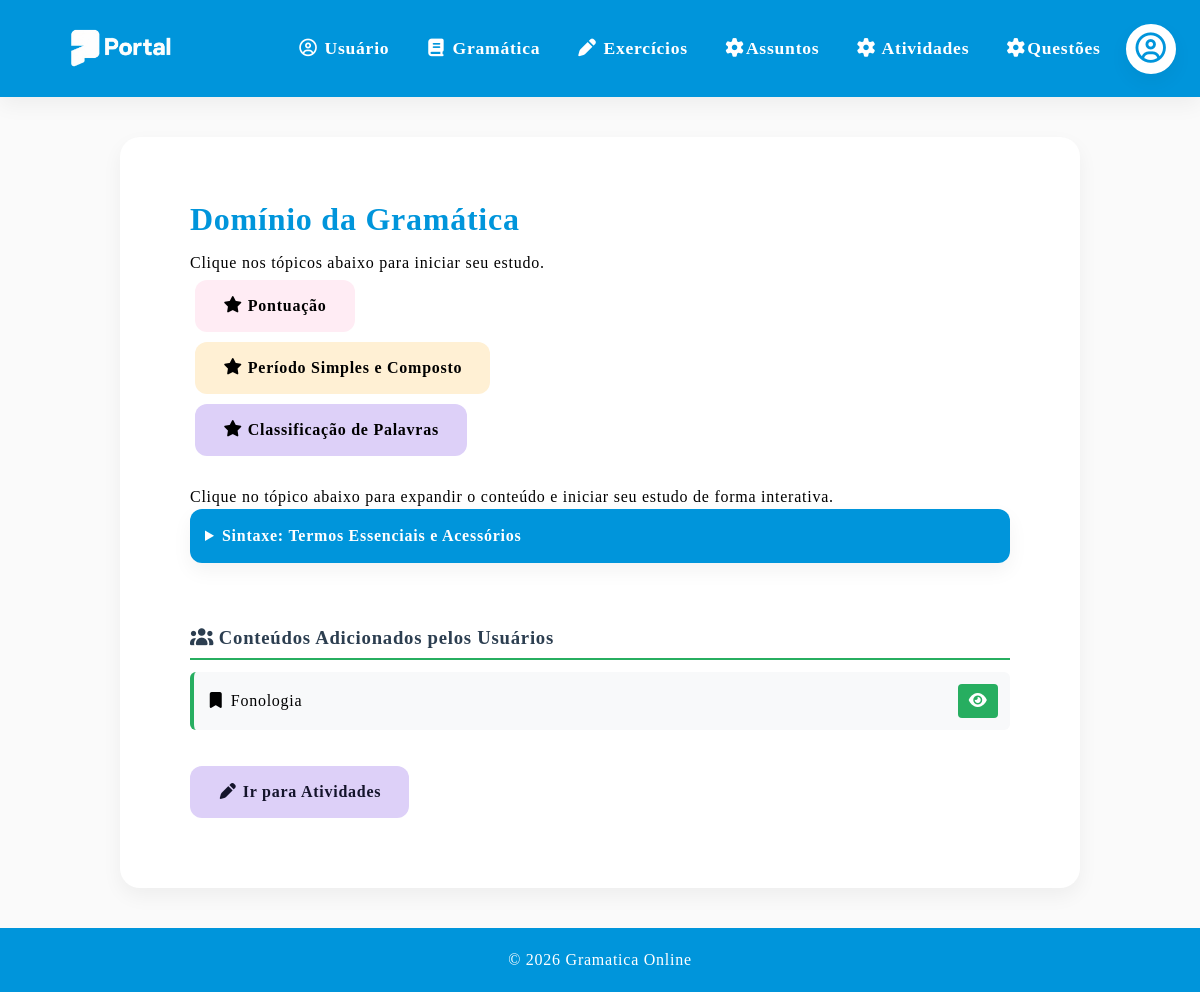
/gramatica, run on an earlier commit of the app's database.
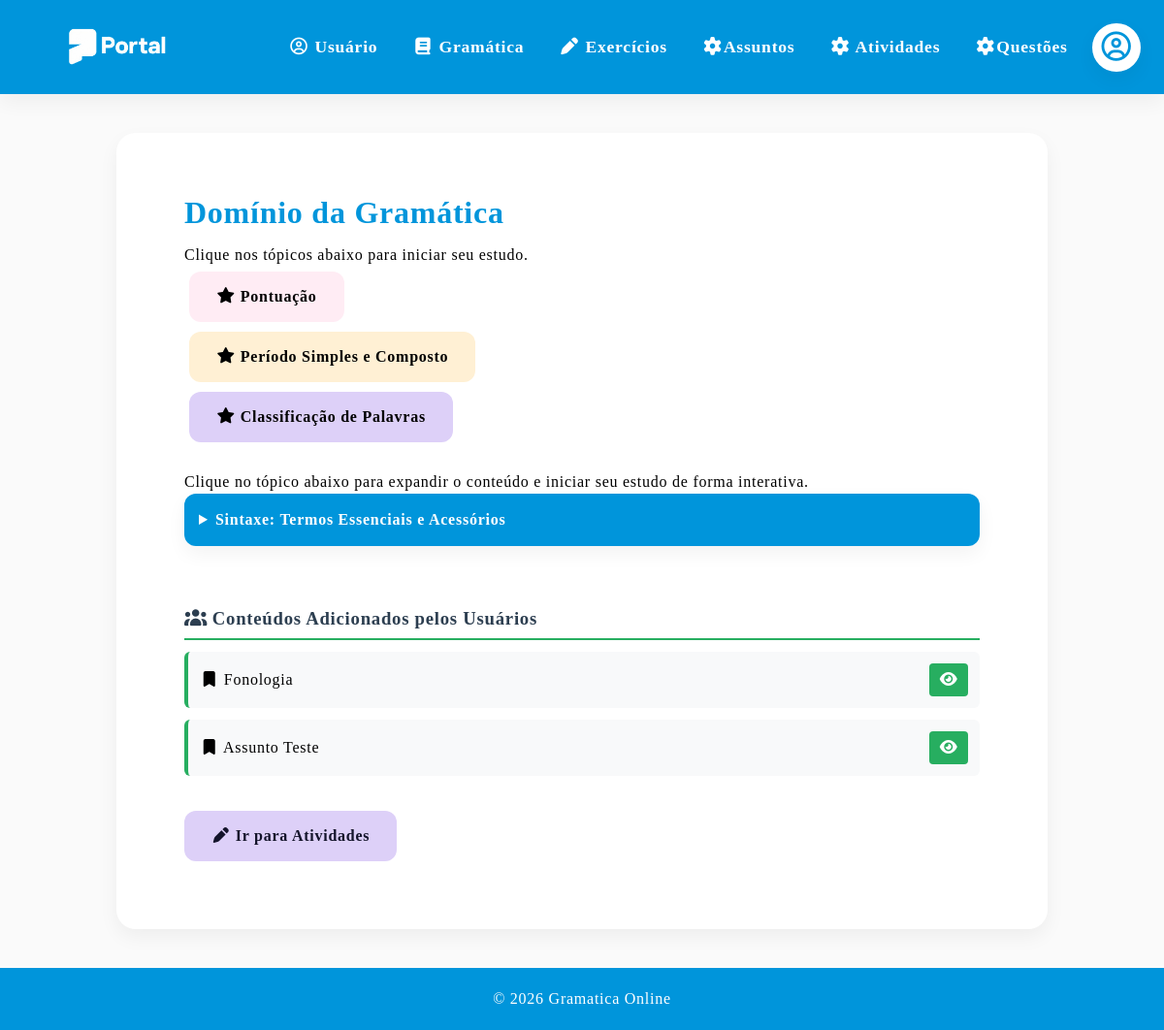
And on a later commit of the database.
### models.py (models this page shows)
class Assunto(db.Model):
    __tablename__ = "assunto"
    id = db.Column(db.Integer, primary_key=True)
    nome = db.Column(db.String(100), nullable=False)
    conteudo = db.Column(db.Text, nullable=True)
    imagem = db.Column(db.String(255), nullable=True)
    arquivo_pdf = db.Column(db.String(255), nullable=True)
    atividades = db.relationship("Atividade", back_populates="assunto", lazy=True)

### app.py (the view)
@app.route("/gramatica")
def gramatica():
    try:
        assuntos = Assunto.query.all()
        return render_template("gramatica.html", assuntos=assuntos)
    except Exception as e:
        print("ERRO GRAMÁTICA:", str(e))
        flash("Erro ao carregar assuntos.")
        return render_template("gramatica.html", assuntos=[])

### templates/gramatica.html (shortened to what this page needs)
{% extends "base.html" %}
{% block conteudo %}
<section id="gramatica" class="section">
    <h2>Domínio da Gramática</h2>
    <p>Clique nos tópicos abaixo para iniciar seu estudo.</p>
    <div class="topicos-principais">
            <a href="{{ url_for('pontuacao') }}" class="btn btn-detalhe bnt-pontuacao">
                <i class="fa-solid fa-star"></i> Pontuação
            </a>
            <br>
            <a href="{{ url_for('periodo_simples_e_composto') }}" class="btn btn-detalhe bnt-periodo_simples">
                <i class="fa-solid fa-star"></i> Período Simples e Composto
            </a>
            <br>
            <a href="{{ url_for('classificacao_de_palavras') }}" class="btn btn-detalhe bnt-classificacao_de_palavras">
                <i class="fa-solid fa-star"></i> Classificação de Palavras
            </a>
    </div>
    <br>
    <p>
        Clique no tópico abaixo para expandir o conteúdo e iniciar seu estudo de forma interativa.
    </p>
    <div class="topicos-gramatica">
        <details>
            <summary>Sintaxe: Termos Essenciais e Acessórios</summary>
        </details>
    </div>
    <br><br>
    <h3 style="color: #2c3e50; border-bottom: 2px solid #27ae60; padding-bottom: 8px;">
        <i class="fa-solid fa-users"></i> Conteúdos Adicionados pelos Usuários
    </h3>
    <div class="topicos-principais">
        {% if assuntos %}
            {% for assunto in assuntos %}
            <div style="margin: 12px 0; padding: 12px; background: #f8f9fa; border-radius: 6px; border-left: 4px solid #27ae60;">
                <p style="margin: 0; display: flex; justify-content: space-between; align-items: center; flex-wrap: wrap; gap: 8px;">
                    <span><i class="fa-solid fa-bookmark"></i> {{ assunto.nome }}</span>
                    <span>
                        <a href="{{ url_for('ver_assunto', id=assunto.id) }}" class="btn" style="background: #27ae60; color: white; padding: 5px 10px; border-radius: 4px; text-decoration: none;">
                            <i class="fa-solid fa-eye"></i>
                        </a>
                    </span>
                </p>
            </div>
            {% endfor %}
        {% else %}
            <p style="color: #6c757d; font-style: italic; text-align: center; padding: 15px;">
                Nenhum conteúdo adicionado ainda. Clique em "Adicionar Assunto" para começar!
            </p>
        {% endif %}
    </div>
    <br>
    <a href="{{ url_for('atividades') }}" class="btn btn-gramatica"><i class="fa-solid fa-pen"></i> Ir para Atividades</a>
</section>
{% endblock %}

### templates/base.html (shortened to what this page needs)
<!DOCTYPE html>
<html lang="pt-BR">
<head>
    <link rel="stylesheet" href="{{ url_for('static', filename='css/style.css', v=4) }}">
    <link rel="stylesheet" href="https://cdnjs.cloudflare.com/ajax/libs/font-awesome/7.0.1/css/all.min.css">
</head>
<body>
    <header class="cabecalho-usuario">
        <a href="{{url_for('index')}}">
            <img src="{{ url_for('static', filename='img/nova_logo.png') }}" alt="Logo" class="avatar-esquerda">
        </a>
        {% set usuario_logado = session.get("usuario_suap") %}
        <div class="header-auth-area">
            <details class="user-menu">
                <summary aria-label="Abrir menu do usuário">
                    {% if usuario_logado and usuario_logado.foto %}
                        <img src="{{ usuario_logado.foto }}" alt="Foto do usuário" class="user-photo">
                    {% else %}
                        <span class="user-photo user-photo-placeholder">
                            <i class="fa-regular fa-circle-user"></i>
                        </span>
                    {% endif %}
                </summary>
            </details>
        </div>
        <nav>
            <ul>
                <li><a href="{{ url_for('usuario') }}"><i class="fa-regular fa-circle-user"></i> Usuário</a></li>
                <li><a href="{{ url_for('gramatica') }}"><i class="fa-solid fa-book"></i> Gramática</a></li>
                <li><a href="{{ url_for('atividades') }}"><i class="fa-solid fa-pen"></i> Exercícios</a></li>
                    <li><a href="{{ url_for('listar_assuntos') }}"><i class="fa-solid fa-cog"></i>Assuntos</a></li>
                    <li><a href="{{ url_for('listar_atividades') }}"><i class="fa-solid fa-cog"></i> Atividades</a></li>
                    <li><a href="{{ url_for('listar_questoes') }}"><i class="fa-solid fa-cog"></i>Questões</a></li>
            </ul>
        </nav>
    </header>
    <main class="conteudo-usuario">
        {% block conteudo %}
        {% endblock %}
    </main>
    <footer>
        <div class="footer-content">
            <p>&copy; 2026 Gramatica Online</p>
        </div>
    </footer>
</body>
</html>

### static/css/style.css (style rules this page uses)
:root { --primary-blue: #0095DB; --secondary-blue: #D5F7FF; --primary-pink: #FFAFCC; --secondary-pink: #FFECF4; --mint-green: #DFFCF4; --success-green: #00966D; --soft-purple: #DDD0F8; --soft-yellow: #FFF0D4; --bg-light: #FAFAFA; --gray-light: #EDEDED; --gray-medium: #D6D8E7; --text-dark: #14142B; --shadow-soft: 0 8px 20px rgba(0, 0, 0, 0.05); }
* { margin: 0; padding: 0; box-sizing: border-box; }
body { font-family: 'Basier Square'; font-weight: 400; font-size: 1.0em; line-height: 1.5em; letter-spacing: 0.75px; background-color: var(--bg-light); */ }
main { flex: 1; }
header { background: var(--primary-blue); color: white; padding: 20px; text-align: center; position: sticky; top: 0; z-index: 1000; box-shadow: var(--shadow-soft); }
.cabecalho-usuario { background: var(--primary-blue); color: white; padding: 15px 24px; position: relative; display: flex; align-items: center; min-height: 90px; }
.avatar-esquerda { height: 60px; width: auto; position: static; flex-shrink: 0; }
.cabecalho-usuario nav { flex: 1; display: flex; justify-content: center; }
.cabecalho-usuario nav ul { list-style: none; display: flex; justify-content: center; gap: 12px; margin: 0; padding: 0; flex-wrap: wrap; }
.cabecalho-usuario nav a { color: white; text-decoration: none; font-weight: 600; padding: 8px 12px; border-radius: 8px; transition: 0.3s; font-size: 1.1rem; }
.header-auth-area { position: absolute; right: 24px; top: 50%; transform: translateY(-50%); z-index: 2; }
.user-photo { width: 50px; height: 50px; border: 3px solid white; border-radius: 50%; object-fit: cover; background: white; box-shadow: var(--shadow-soft); }
.user-photo-placeholder { display: inline-flex; align-items: center; justify-content: center; color: var(--primary-blue); font-size: 1.9rem; }
.user-menu { position: relative; margin: 0; overflow: visible; background: transparent; box-shadow: none; }
.user-menu summary { display: block; padding: 0; border-radius: 50%; background: transparent; color: inherit; cursor: pointer; list-style: none; }
nav ul { list-style: none; display: flex; justify-content: center; gap: 20px; margin-top: 10px; }
nav a { color: white; text-decoration: none; font-weight: 600; padding: 8px 14px; border-radius: 8px; transition: 0.3s; }
.section { background: white; border-radius: 20px; padding: 70px; margin-bottom: 30px; box-shadow: var(--shadow-soft); transition: 0.3s; }
h2 { color: var(--primary-blue); margin-bottom: 20px; font-size: 2rem; }
h3 { color: var(--soft-purple); margin-bottom: 10px; }
.btn { display: inline-block; background-color: var(--primary-blue); color: white; padding: 14px 28px; border-radius: 12px; text-decoration: none; font-weight: bold; border: none; cursor: pointer; transition: 0.3s; }
.btn-gramatica { background-color: var(--soft-purple); color: var(--text-dark); }
details { background: white; border-radius: 12px; margin-bottom: 15px; box-shadow: var(--shadow-soft); overflow: hidden; }
summary { padding: 15px; font-weight: 600; cursor: pointer; background: var(--primary-blue); color: white; }
.conteudo-usuario { max-width: 1000px; margin: 40px auto; padding: 0 20px; }
footer { background: var(--primary-blue); color: white; margin-top: auto; padding: 20px 0; }
.footer-content { max-width: 1000px; margin: auto; padding: 0 20px; display: flex; justify-content: center; align-items: center; gap: 30px; text-align: center; flex-wrap: wrap; }
.bnt-pontuacao { background-color: var(--secondary-pink); color: #000; margin: 5px; }
.bnt-periodo_simples { background-color: var(--soft-yellow); color: #000; margin: 5px; }
.bnt-classificacao_de_palavras { background-color: var(--soft-purple); color: #000; margin: 5px; }

What changed in the data, as far as the page shows it:
added Assunto: nome "Assunto Teste"
